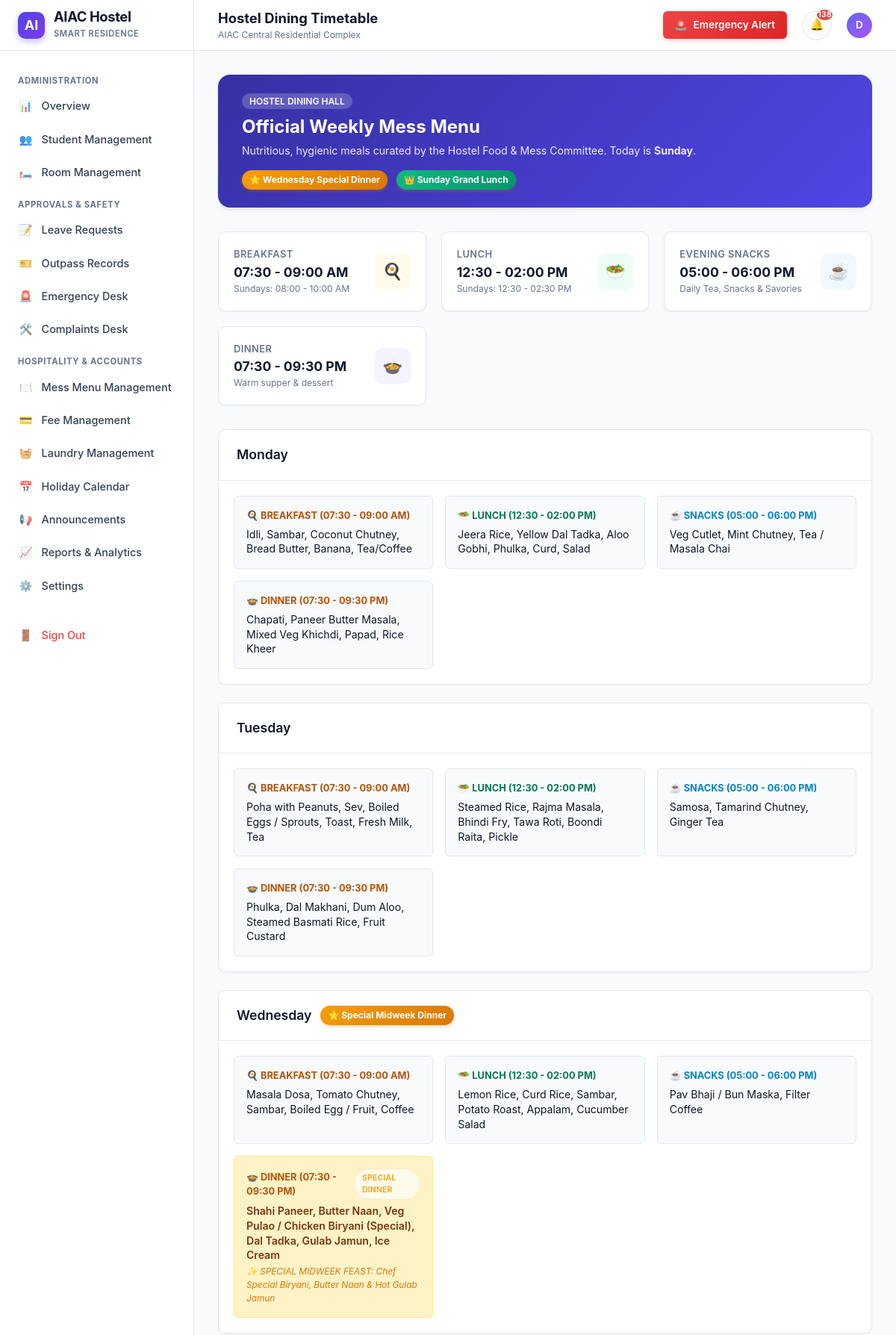
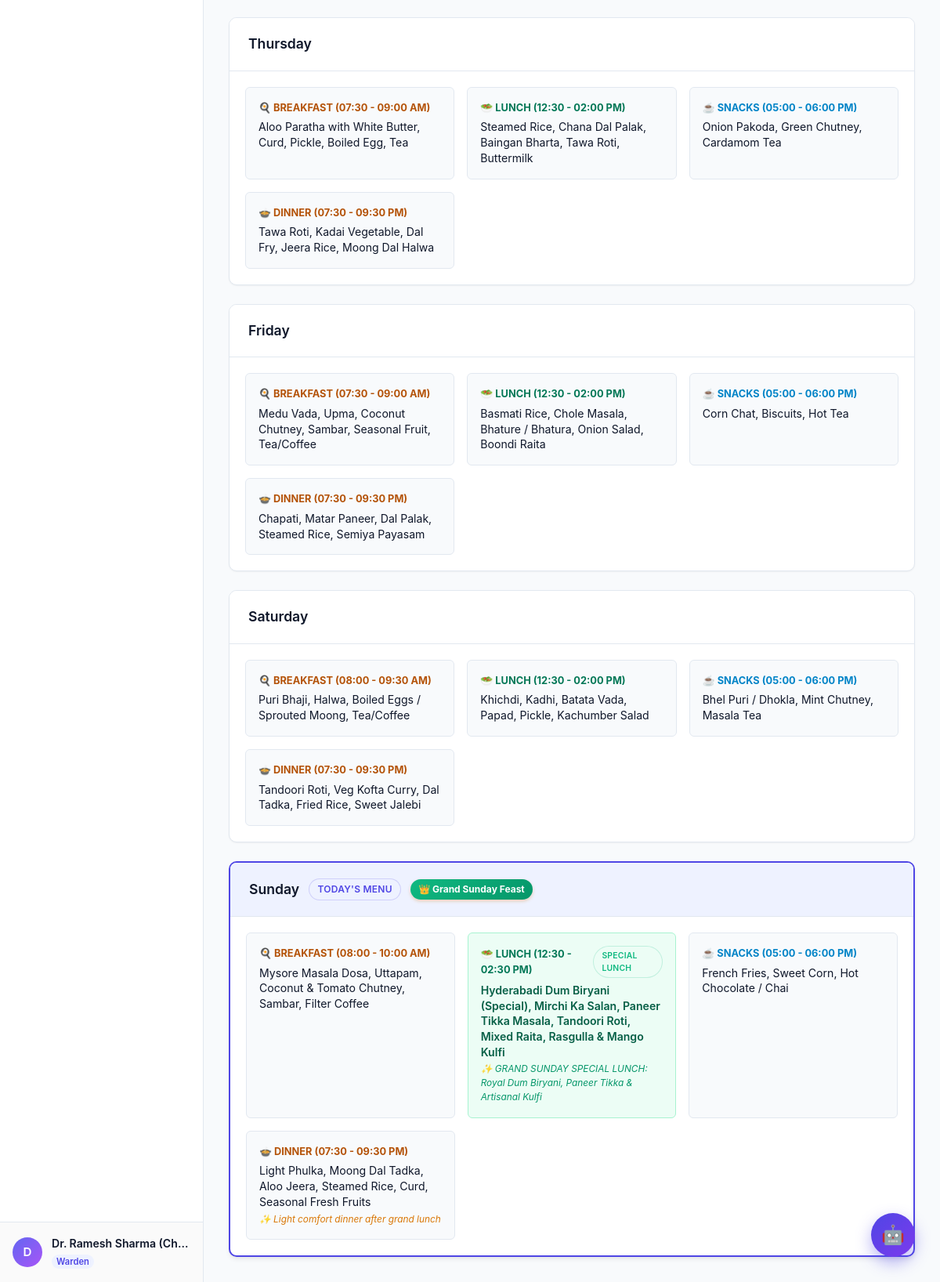
Page /mess-menu (signed in) on the committed database (2 pictures, top to bottom).
### tables this page shows
CREATE TABLE users (
        id INTEGER PRIMARY KEY AUTOINCREMENT,
        name TEXT NOT NULL,
        email TEXT NOT NULL UNIQUE,
        password_hash TEXT NOT NULL,
        role TEXT NOT NULL DEFAULT 'student',
        hostel_block TEXT,
        academic_year TEXT,
        room_id INTEGER,
        phone TEXT,
        status TEXT DEFAULT 'active',
        created_at TIMESTAMP DEFAULT CURRENT_TIMESTAMP,
        updated_at TIMESTAMP DEFAULT CURRENT_TIMESTAMP, student_id TEXT, department TEXT, guardian_name TEXT, guardian_phone TEXT, room_number TEXT, room_type TEXT,
        FOREIGN KEY (room_id) REFERENCES rooms(id) ON DELETE SET NULL
    );

CREATE TABLE system_settings (
        key TEXT PRIMARY KEY,
        value TEXT NOT NULL,
        description TEXT
    );

CREATE TABLE mess_menus (
        id INTEGER PRIMARY KEY AUTOINCREMENT,
        day_of_week TEXT NOT NULL,
        meal_type TEXT NOT NULL,
        timing TEXT,
        items TEXT NOT NULL,
        is_special INTEGER DEFAULT 0,
        special_note TEXT,
        published_by INTEGER,
        updated_at TIMESTAMP DEFAULT CURRENT_TIMESTAMP,
        FOREIGN KEY (published_by) REFERENCES users(id) ON DELETE SET NULL,
        UNIQUE (day_of_week, meal_type)
    );

### app.py (the view)
@app.route('/mess-menu')
@login_required
def mess_menu():
    conn = database.get_db()
    menu_items = conn.execute('''
        SELECT * FROM mess_menus ORDER BY
        CASE day_of_week
            WHEN 'Monday' THEN 1
            WHEN 'Tuesday' THEN 2
            WHEN 'Wednesday' THEN 3
            WHEN 'Thursday' THEN 4
            WHEN 'Friday' THEN 5
            WHEN 'Saturday' THEN 6
            WHEN 'Sunday' THEN 7
        END,
        CASE meal_type
            WHEN 'Breakfast' THEN 1
            WHEN 'Lunch' THEN 2
            WHEN 'Evening Snacks' THEN 3
            WHEN 'Dinner' THEN 4
        END
    ''').fetchall()
    conn.close()
    structured_menu = {
        'Monday': {}, 'Tuesday': {}, 'Wednesday': {}, 'Thursday': {},
        'Friday': {}, 'Saturday': {}, 'Sunday': {}
    }
    for item in menu_items:
        day = item['day_of_week']
        meal = item['meal_type']
        if day in structured_menu:
            structured_menu[day][meal] = item
    current_day = datetime.datetime.now().strftime('%A')
    return render_template('mess_menu.html', menu=structured_menu, current_day=current_day)

### templates/mess_menu.html (shortened to what this page needs)
{% extends "base.html" %}
{% block page_title %}Hostel Dining Timetable{% endblock %}
{% block content %}
<div style="background: linear-gradient(135deg, #3730a3 0%, #4f46e5 100%); color: white; border-radius: var(--radius-lg); padding: 1.5rem 2rem; margin-bottom: 2rem; box-shadow: var(--shadow-md);">
  <div style="display: flex; justify-content: space-between; align-items: center; flex-wrap: wrap; gap: 1rem;">
    <div>
      <span style="background: rgba(255,255,255,0.2); padding: 3px 10px; border-radius: 20px; font-size: 0.75rem; font-weight: 600; text-transform: uppercase;">
        Hostel Dining Hall
      </span>
      <h2 style="font-size: 1.5rem; font-weight: 700; margin-top: 0.35rem;">
        Official Weekly Mess Menu
      </h2>
      <p style="font-size: 0.88rem; opacity: 0.9; margin-top: 0.2rem;">
        Nutritious, hygienic meals curated by the Hostel Food & Mess Committee. Today is <b>{{ current_day }}</b>.
      </p>
    </div>
    <div style="display: flex; gap: 0.75rem; flex-wrap: wrap;">
      <span class="special-meal-badge">
        ⭐ Wednesday Special Dinner
      </span>
      <span class="special-meal-badge" style="background: linear-gradient(135deg, #10b981, #059669);">
        👑 Sunday Grand Lunch
      </span>
    </div>
  </div>
</div>
<div class="metrics-grid" style="margin-bottom: 2rem;">
  <div class="metric-card">
    <div class="metric-info">
      <div class="label">Breakfast</div>
      <div class="value" style="font-size: 1.1rem;">07:30 - 09:00 AM</div>
      <div class="sub-text">Sundays: 08:00 - 10:00 AM</div>
    </div>
    <div class="metric-icon-wrap amber">🍳</div>
  </div>
  <div class="metric-card">
    <div class="metric-info">
      <div class="label">Lunch</div>
      <div class="value" style="font-size: 1.1rem;">12:30 - 02:00 PM</div>
      <div class="sub-text">Sundays: 12:30 - 02:30 PM</div>
    </div>
    <div class="metric-icon-wrap emerald">🥗</div>
  </div>
  <div class="metric-card">
    <div class="metric-info">
      <div class="label">Evening Snacks</div>
      <div class="value" style="font-size: 1.1rem;">05:00 - 06:00 PM</div>
      <div class="sub-text">Daily Tea, Snacks & Savories</div>
    </div>
    <div class="metric-icon-wrap sky">☕</div>
  </div>
  <div class="metric-card">
    <div class="metric-info">
      <div class="label">Dinner</div>
      <div class="value" style="font-size: 1.1rem;">07:30 - 09:30 PM</div>
      <div class="sub-text">Warm supper & dessert</div>
    </div>
    <div class="metric-icon-wrap purple">🍲</div>
  </div>
</div>
<div style="display: grid; gap: 1.5rem;">
  {% set days = ['Monday', 'Tuesday', 'Wednesday', 'Thursday', 'Friday', 'Saturday', 'Sunday'] %}
  {% for day in days %}
    {% set is_today = (day == current_day) %}
    <div class="content-card" style="margin-bottom: 0; {% if is_today %}border: 2px solid var(--primary); box-shadow: var(--shadow-md);{% endif %}">
      <div class="card-header-bar" style="{% if is_today %}background: var(--primary-light);{% endif %}">
        <div style="display: flex; align-items: center; gap: 0.75rem;">
          <h3 style="margin-bottom: 0;">{{ day }}</h3>
          {% if is_today %}
            <span class="badge badge-primary">TODAY'S MENU</span>
          {% endif %}
          {% if day == 'Wednesday' %}
            <span class="special-meal-badge">⭐ Special Midweek Dinner</span>
          {% elif day == 'Sunday' %}
            <span class="special-meal-badge" style="background: linear-gradient(135deg, #10b981, #059669);">👑 Grand Sunday Feast</span>
          {% endif %}
        </div>
      </div>
      <div class="card-body" style="padding: 1.25rem;">
        <div style="display: grid; grid-template-columns: repeat(auto-fit, minmax(220px, 1fr)); gap: 1rem;">
          {% set b_meal = menu.get(day, {}).get('Breakfast') %}
          <div style="background: #f8fafc; border: 1px solid var(--border); border-radius: var(--radius-sm); padding: 1rem;">
            <div style="font-weight: 700; color: #b45309; font-size: 0.8rem; text-transform: uppercase; margin-bottom: 0.35rem;">
              🍳 Breakfast ({{ b_meal.timing if b_meal else '07:30 - 09:00 AM' }})
            </div>
            <div style="font-size: 0.88rem; color: var(--dark-navy); line-height: 1.4;">
              {{ b_meal.items if b_meal else 'Idli, Sambar, Chutney, Tea/Coffee' }}
            </div>
          </div>
          {% set l_meal = menu.get(day, {}).get('Lunch') %}
          <div style="background: {{ '#ecfdf5' if (day == 'Sunday' or (l_meal and l_meal.is_special)) else '#f8fafc' }}; border: 1px solid {{ '#a7f3d0' if (day == 'Sunday' or (l_meal and l_meal.is_special)) else 'var(--border)' }}; border-radius: var(--radius-sm); padding: 1rem;">
            <div style="display: flex; justify-content: space-between; align-items: center; margin-bottom: 0.35rem;">
              <span style="font-weight: 700; color: #047857; font-size: 0.8rem; text-transform: uppercase;">
                🥗 Lunch ({{ l_meal.timing if l_meal else '12:30 - 02:00 PM' }})
              </span>
              {% if day == 'Sunday' or (l_meal and l_meal.is_special) %}
                <span class="badge badge-success" style="font-size: 0.65rem;">SPECIAL LUNCH</span>
              {% endif %}
            </div>
            <div style="font-size: 0.88rem; color: var(--dark-navy); line-height: 1.4; {% if day == 'Sunday' %}font-weight: 600; color: #065f46;{% endif %}">
              {{ l_meal.items if l_meal else 'Rice, Dal, Seasonal Curry, Roti, Curd' }}
            </div>
            {% if l_meal and l_meal.special_note %}
              <div style="font-size: 0.74rem; color: #059669; margin-top: 4px; font-style: italic;">
                ✨ {{ l_meal.special_note }}
              </div>
            {% endif %}
          </div>
          {% set s_meal = menu.get(day, {}).get('Evening Snacks') %}
          <div style="background: #f8fafc; border: 1px solid var(--border); border-radius: var(--radius-sm); padding: 1rem;">
            <div style="font-weight: 700; color: #0284c7; font-size: 0.8rem; text-transform: uppercase; margin-bottom: 0.35rem;">
              ☕ Snacks ({{ s_meal.timing if s_meal else '05:00 - 06:00 PM' }})
            </div>
            <div style="font-size: 0.88rem; color: var(--dark-navy); line-height: 1.4;">
              {{ s_meal.items if s_meal else 'Evening Snacks with Masala Chai' }}
            </div>
          </div>
          {% set d_meal = menu.get(day, {}).get('Dinner') %}
          <div style="background: {{ '#fef3c7' if (day == 'Wednesday' or (d_meal and d_meal.is_special)) else '#f8fafc' }}; border: 1px solid {{ '#fde68a' if (day == 'Wednesday' or (d_meal and d_meal.is_special)) else 'var(--border)' }}; border-radius: var(--radius-sm); padding: 1rem;">
            <div style="display: flex; justify-content: space-between; align-items: center; margin-bottom: 0.35rem;">
              <span style="font-weight: 700; color: #b45309; font-size: 0.8rem; text-transform: uppercase;">
                🍲 Dinner ({{ d_meal.timing if d_meal else '07:30 - 09:30 PM' }})
              </span>
              {% if day == 'Wednesday' or (d_meal and d_meal.is_special) %}
                <span class="badge badge-warning" style="font-size: 0.65rem;">SPECIAL DINNER</span>
              {% endif %}
            </div>
            <div style="font-size: 0.88rem; color: var(--dark-navy); line-height: 1.4; {% if day == 'Wednesday' %}font-weight: 600; color: #78350f;{% endif %}">
              {{ d_meal.items if d_meal else 'Phulka, Dal Fry, Seasonal Subzi, Rice, Dessert' }}
            </div>
            {% if d_meal and d_meal.special_note %}
              <div style="font-size: 0.74rem; color: #d97706; margin-top: 4px; font-style: italic;">
                ✨ {{ d_meal.special_note }}
              </div>
            {% endif %}
          </div>
        </div>
      </div>
    </div>
  {% endfor %}
</div>
{% endblock %}

### templates/base.html (shortened to what this page needs)
<!DOCTYPE html>
<html lang="en">
<head>
  <link rel="stylesheet" href="{{ url_for('static', filename='css/style.css') }}">
</head>
<body>
<div class="app-wrapper">
  <aside class="sidebar" id="sidebar">
    <div class="sidebar-header">
      <div class="brand-logo">AI</div>
      <div class="brand-text">
        <h1>AIAC Hostel</h1>
        <span>Smart Residence</span>
      </div>
    </div>
    <nav class="sidebar-nav">
      {% if current_user and current_user.role == 'warden' %}
        <div class="nav-group-label">Administration</div>
        <a href="{{ url_for('warden_dashboard') }}" class="nav-item {% if request.path == '/warden/dashboard' %}active{% endif %}">
          <span class="icon">📊</span> Overview
        </a>
        <a href="{{ url_for('warden_students') }}" class="nav-item {% if '/warden/students' in request.path %}active{% endif %}">
          <span class="icon">👥</span> Student Management
        </a>
        <a href="{{ url_for('warden_rooms') }}" class="nav-item {% if '/warden/rooms' in request.path %}active{% endif %}">
          <span class="icon">🛏️</span> Room Management
        </a>
        <div class="nav-group-label">Approvals & Safety</div>
        <a href="{{ url_for('warden_leave_requests') }}" class="nav-item {% if '/warden/leave-requests' in request.path %}active{% endif %}">
          <span class="icon">📝</span> Leave Requests
        </a>
        <a href="{{ url_for('warden_outpasses') }}" class="nav-item {% if '/warden/outpasses' in request.path %}active{% endif %}">
          <span class="icon">🎫</span> Outpass Records
        </a>
        <a href="{{ url_for('warden_emergencies') }}" class="nav-item {% if '/warden/emergencies' in request.path %}active{% endif %}">
          <span class="icon">🚨</span> Emergency Desk
        </a>
        <a href="{{ url_for('warden_complaints') }}" class="nav-item {% if '/warden/complaints' in request.path %}active{% endif %}">
          <span class="icon">🛠️</span> Complaints Desk
        </a>
        <div class="nav-group-label">Hospitality & Accounts</div>
        <a href="{{ url_for('warden_mess_menu') }}" class="nav-item {% if '/warden/mess-menu' in request.path %}active{% endif %}">
          <span class="icon">🍽️</span> Mess Menu Management
        </a>
        <a href="{{ url_for('warden_fees') }}" class="nav-item {% if '/warden/fees' in request.path %}active{% endif %}">
          <span class="icon">💳</span> Fee Management
        </a>
        <a href="{{ url_for('warden_laundry') }}" class="nav-item {% if '/warden/laundry' in request.path %}active{% endif %}">
          <span class="icon">🧺</span> Laundry Management
        </a>
        <a href="{{ url_for('holiday_calendar') }}" class="nav-item {% if request.path == '/holiday-calendar' %}active{% endif %}">
          <span class="icon">📅</span> Holiday Calendar
        </a>
        <a href="{{ url_for('warden_announcements') }}" class="nav-item {% if '/warden/announcements' in request.path %}active{% endif %}">
          <span class="icon">📢</span> Announcements
        </a>
        <a href="{{ url_for('warden_reports') }}" class="nav-item {% if '/warden/reports' in request.path %}active{% endif %}">
          <span class="icon">📈</span> Reports & Analytics
        </a>
        <a href="{{ url_for('warden_settings') }}" class="nav-item {% if '/warden/settings' in request.path %}active{% endif %}">
          <span class="icon">⚙️</span> Settings
        </a>
      {% endif %}
      <div style="margin-top: 1.5rem;">
        <a href="{{ url_for('logout') }}" class="nav-item" style="color: var(--danger);">
          <span class="icon">🚪</span> Sign Out
        </a>
      </div>
    </nav>
    {% if current_user %}
    <div class="sidebar-footer">
      <div class="user-quick-profile">
        <div class="avatar-circle">
          {{ current_user.name[0] | upper }}
        </div>
        <div class="user-info-text">
          <div class="name">{{ current_user.name }}</div>
          <div class="role-badge">{{ current_user.role | capitalize }}</div>
        </div>
      </div>
    </div>
    {% endif %}
  </aside>
  <div class="main-wrapper">
    <header class="topbar">
      <div class="topbar-left">
        <div class="topbar-title">
          <h2>{% block page_title %}Dashboard{% endblock %}</h2>
          <p>{{ hostel_name }}</p>
        </div>
      </div>
      <div class="topbar-right">
        {% if current_user %}
          <a href="{{ url_for('emergency_support') if current_user.role == 'student' else url_for('warden_emergencies') }}" class="emergency-btn-top">
            <span>🚨</span> Emergency Alert
          </a>
          <a href="{{ url_for('notifications') }}" class="notification-bell" title="Notifications">
            <span>🔔</span>
            {% if unread_notifications_count > 0 %}
              <span class="badge">{{ unread_notifications_count }}</span>
            {% endif %}
          </a>
          <a href="{{ url_for('profile') if current_user.role == 'student' else url_for('warden_settings') }}" style="display:flex; align-items:center; gap:0.5rem; text-decoration:none;">
            <div class="avatar-circle" style="width:34px; height:34px; font-size:0.85rem;">
              {{ current_user.name[0] | upper }}
            </div>
          </a>
        {% else %}
          <div style="display:flex; gap:0.5rem;">
            <a href="{{ url_for('login') }}" class="btn btn-primary btn-sm">Sign In</a>
            <a href="{{ url_for('register') }}" class="btn btn-secondary btn-sm">Register</a>
          </div>
        {% endif %}
      </div>
    </header>
    <main class="page-container">
      {% block content %}{% endblock %}
    </main>
  </div>
</div>
<button class="chatbot-toggle-btn" id="chatbotToggle" title="Ask AIAC Virtual Assistant" aria-label="Open AI Hostel Assistant">
  🤖
</button>
</body>
</html>

### rows in the picture
users: name "D", name "Dr. Ramesh Sharma (Ch…", role "Warden"
system_settings: value "AIAC Central Residential Complex"
mess_menus: timing "07:30 - 09:00 AM", items "Idli, Sambar, Coconut Chutney, Bread Butter, Banana, Tea/Coffee"
mess_menus: timing "12:30 - 02:00 PM", items "Jeera Rice, Yellow Dal Tadka, Aloo Gobhi, Phulka, Curd, Salad"
mess_menus: timing "05:00 - 06:00 PM", items "Veg Cutlet, Mint Chutney, Tea / Masala Chai"
mess_menus: timing "07:30 - 09:30 PM", items "Chapati, Paneer Butter Masala, Mixed Veg Khichdi, Papad, Rice Kheer"
mess_menus: timing "07:30 - 09:00 AM", items "Poha with Peanuts, Sev, Boiled Eggs / Sprouts, Toast, Fresh Milk, Tea"
mess_menus: timing "12:30 - 02:00 PM", items "Steamed Rice, Rajma Masala, Bhindi Fry, Tawa Roti, Boondi Raita, Pickle"
mess_menus: timing "05:00 - 06:00 PM", items "Samosa, Tamarind Chutney, Ginger Tea"
mess_menus: timing "07:30 - 09:30 PM", items "Phulka, Dal Makhani, Dum Aloo, Steamed Basmati Rice, Fruit Custard"
mess_menus: timing "07:30 - 09:00 AM", items "Masala Dosa, Tomato Chutney, Sambar, Boiled Egg / Fruit, Coffee"
mess_menus: timing "12:30 - 02:00 PM", items "Lemon Rice, Curd Rice, Sambar, Potato Roast, Appalam, Cucumber Salad"
mess_menus: timing "05:00 - 06:00 PM", items "Pav Bhaji / Bun Maska, Filter Coffee"
mess_menus: timing "07:30 - 09:30 PM", items "Shahi Paneer, Butter Naan, Veg Pulao / Chicken Biryani (Special), Dal Tadka, Gulab Jamun, Ice Cream", special_note "SPECIAL MIDWEEK FEAST: Chef Special Biryani, Butter Naan & Hot Gulab Jamun"
mess_menus: timing "07:30 - 09:00 AM", items "Aloo Paratha with White Butter, Curd, Pickle, Boiled Egg, Tea"
mess_menus: timing "12:30 - 02:00 PM", items "Steamed Rice, Chana Dal Palak, Baingan Bharta, Tawa Roti, Buttermilk"
mess_menus: timing "05:00 - 06:00 PM", items "Onion Pakoda, Green Chutney, Cardamom Tea"
mess_menus: timing "07:30 - 09:30 PM", items "Tawa Roti, Kadai Vegetable, Dal Fry, Jeera Rice, Moong Dal Halwa"
mess_menus: timing "07:30 - 09:00 AM", items "Medu Vada, Upma, Coconut Chutney, Sambar, Seasonal Fruit, Tea/Coffee"
mess_menus: timing "12:30 - 02:00 PM", items "Basmati Rice, Chole Masala, Bhature / Bhatura, Onion Salad, Boondi Raita"
mess_menus: timing "05:00 - 06:00 PM", items "Corn Chat, Biscuits, Hot Tea"
mess_menus: timing "07:30 - 09:30 PM", items "Chapati, Matar Paneer, Dal Palak, Steamed Rice, Semiya Payasam"
mess_menus: timing "08:00 - 09:30 AM", items "Puri Bhaji, Halwa, Boiled Eggs / Sprouted Moong, Tea/Coffee"
mess_menus: timing "12:30 - 02:00 PM", items "Khichdi, Kadhi, Batata Vada, Papad, Pickle, Kachumber Salad"
mess_menus: timing "05:00 - 06:00 PM", items "Bhel Puri / Dhokla, Mint Chutney, Masala Tea"
mess_menus: timing "07:30 - 09:30 PM", items "Tandoori Roti, Veg Kofta Curry, Dal Tadka, Fried Rice, Sweet Jalebi"
mess_menus: timing "08:00 - 10:00 AM", items "Mysore Masala Dosa, Uttapam, Coconut & Tomato Chutney, Sambar, Filter Coffee"
mess_menus: timing "12:30 - 02:30 PM", items "Hyderabadi Dum Biryani (Special), Mirchi Ka Salan, Paneer Tikka Masala, Tandoori Roti, Mixed Raita, Rasgulla & Mango Kulfi", special_note "GRAND SUNDAY SPECIAL LUNCH: Royal Dum Biryani, Paneer Tikka & Artisanal Kulfi"
mess_menus: timing "05:00 - 06:00 PM", items "French Fries, Sweet Corn, Hot Chocolate / Chai"
mess_menus: timing "07:30 - 09:30 PM", items "Light Phulka, Moong Dal Tadka, Aloo Jeera, Steamed Rice, Curd, Seasonal Fresh Fruits", special_note "Light comfort dinner after grand lunch"

### other values in the picture
{{ unread_notifications_count }} "138"
{{ day }} "Monday" "Tuesday" "Wednesday" "Thursday" "Friday" "Saturday" "Sunday"
